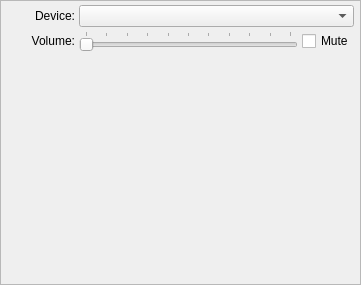
<?xml version="1.0" encoding="UTF-8"?>
<ui version="4.0">
 <class>MicrophoneSettingsPane</class>
 <widget class="QFrame" name="MicrophoneSettingsPane">
  <property name="geometry">
   <rect>
    <x>0</x>
    <y>0</y>
    <width>361</width>
    <height>285</height>
   </rect>
  </property>
  <property name="windowTitle">
   <string>Frame</string>
  </property>
  <property name="frameShape">
   <enum>QFrame::StyledPanel</enum>
  </property>
  <property name="frameShadow">
   <enum>QFrame::Raised</enum>
  </property>
  <widget class="QWidget" name="gridLayoutWidget">
   <property name="geometry">
    <rect>
     <x>3</x>
     <y>3</y>
     <width>353</width>
     <height>277</height>
    </rect>
   </property>
   <layout class="QGridLayout" name="gridLayout">
    <property name="margin">
     <number>2</number>
    </property>
    <property name="spacing">
     <number>4</number>
    </property>
    <item row="3" column="0" colspan="2">
     <spacer name="verticalSpacer">
      <property name="orientation">
       <enum>Qt::Vertical</enum>
      </property>
      <property name="sizeType">
       <enum>QSizePolicy::MinimumExpanding</enum>
      </property>
      <property name="sizeHint" stdset="0">
       <size>
        <width>20</width>
        <height>40</height>
       </size>
      </property>
     </spacer>
    </item>
    <item row="2" column="0">
     <spacer name="horizontalSpacer">
      <property name="orientation">
       <enum>Qt::Horizontal</enum>
      </property>
      <property name="sizeType">
       <enum>QSizePolicy::Fixed</enum>
      </property>
      <property name="sizeHint" stdset="0">
       <size>
        <width>70</width>
        <height>20</height>
       </size>
      </property>
     </spacer>
    </item>
    <item row="0" column="0">
     <widget class="QLabel" name="label">
      <property name="text">
       <string>Device:</string>
      </property>
      <property name="alignment">
       <set>Qt::AlignRight|Qt::AlignTrailing|Qt::AlignVCenter</set>
      </property>
     </widget>
    </item>
    <item row="0" column="1">
     <widget class="QComboBox" name="comboBoxDevices"/>
    </item>
    <item row="1" column="0">
     <widget class="QLabel" name="label_2">
      <property name="text">
       <string>Volume:</string>
      </property>
      <property name="alignment">
       <set>Qt::AlignRight|Qt::AlignTrailing|Qt::AlignVCenter</set>
      </property>
     </widget>
    </item>
    <item row="1" column="1">
     <layout class="QHBoxLayout" name="horizontalLayout">
      <item>
       <widget class="QSlider" name="horizontalSliderVolume">
        <property name="maximum">
         <number>1000</number>
        </property>
        <property name="singleStep">
         <number>10</number>
        </property>
        <property name="pageStep">
         <number>50</number>
        </property>
        <property name="tracking">
         <bool>true</bool>
        </property>
        <property name="orientation">
         <enum>Qt::Horizontal</enum>
        </property>
        <property name="invertedAppearance">
         <bool>false</bool>
        </property>
        <property name="invertedControls">
         <bool>true</bool>
        </property>
        <property name="tickPosition">
         <enum>QSlider::TicksAbove</enum>
        </property>
        <property name="tickInterval">
         <number>100</number>
        </property>
       </widget>
      </item>
      <item>
       <widget class="QCheckBox" name="checkBoxMute">
        <property name="text">
         <string>Mute</string>
        </property>
       </widget>
      </item>
     </layout>
    </item>
   </layout>
  </widget>
 </widget>
 <resources/>
 <connections/>
</ui>
